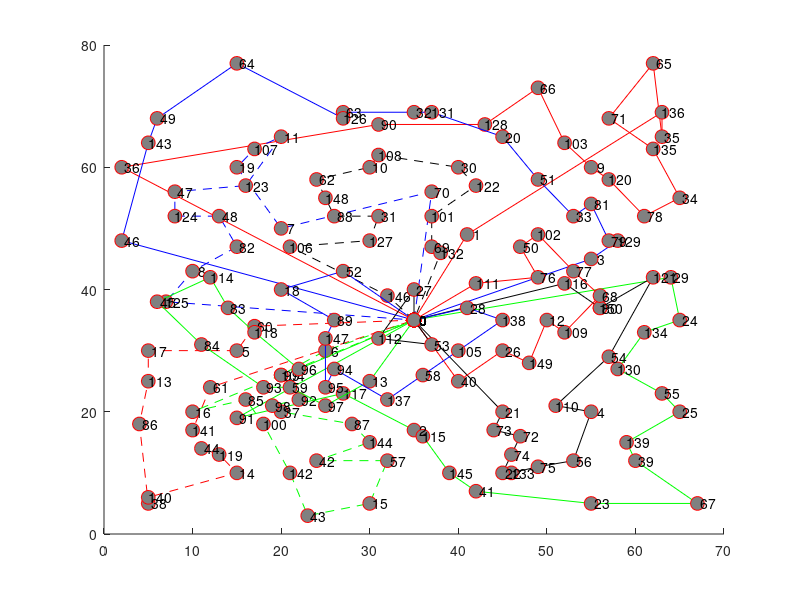

This chart was generated by the following MATLAB code: (Note: this script raises an error after producing the figure.)
hold on;
plot([ 35; 41; 63; 63; 62; 57; 62; 65; 61; 57; 55; 52; 49; 43; 31;  2; 35], [ 35; 49; 69; 65; 77; 68; 63; 55; 52; 58; 60; 64; 73; 67; 67; 60; 35], '-ro', 'MarkerSize', 10, 'MarkerEdgeColor', 'r', 'MarkerFaceColor', [0.5,0.5,0.5]);
text([ 35; 41; 63; 63; 62; 57; 62; 65; 61; 57; 55; 52; 49; 43; 31;  2; 35], [ 35; 49; 69; 65; 77; 68; 63; 55; 52; 58; 60; 64; 73; 67; 67; 60; 35], num2str([   0;   1; 136;  35;  65;  71; 135;  34;  78; 120;   9; 103;  66; 128;  90;  36;   0]));
plot([ 35; 15; 27; 35; 36; 39; 42; 55; 67; 60; 59; 65; 63; 58; 61; 65; 64; 35], [ 35; 19; 23; 17; 16; 10;  7;  5;  5; 12; 15; 20; 23; 27; 33; 35; 42; 35], '-go', 'MarkerSize', 10, 'MarkerEdgeColor', 'r', 'MarkerFaceColor', [0.5,0.5,0.5]);
text([ 35; 15; 27; 35; 36; 39; 42; 55; 67; 60; 59; 65; 63; 58; 61; 65; 64; 35], [ 35; 19; 23; 17; 16; 10;  7;  5;  5; 12; 15; 20; 23; 27; 33; 35; 42; 35], num2str([   0;  91; 117;   2; 115; 145;  41;  23;  67;  39; 139;  25;  55; 130; 134;  24;  29;   0]));
plot([ 35; 55; 58; 57; 55; 53; 49; 45; 37; 35; 27; 27; 15;  6;  5;  2; 35], [ 35; 45; 48; 48; 54; 52; 58; 65; 69; 69; 69; 68; 77; 68; 64; 48; 35], '-bo', 'MarkerSize', 10, 'MarkerEdgeColor', 'r', 'MarkerFaceColor', [0.5,0.5,0.5]);
text([ 35; 55; 58; 57; 55; 53; 49; 45; 37; 35; 27; 27; 15;  6;  5;  2; 35], [ 35; 45; 48; 48; 54; 52; 58; 65; 69; 69; 69; 68; 77; 68; 64; 48; 35], num2str([   0;   3; 129;  79;  81;  33;  51;  20; 131;  32;  63; 126;  64;  49; 143;  46;   0]));
plot([ 35; 52; 56; 56; 62; 57; 51; 55; 53; 49; 46; 45; 46; 47; 44; 45; 35], [ 35; 41; 37; 37; 42; 29; 21; 20; 12; 11; 10; 10; 13; 16; 17; 20; 35], '-ko', 'MarkerSize', 10, 'MarkerEdgeColor', 'r', 'MarkerFaceColor', [0.5,0.5,0.5]);
text([ 35; 52; 56; 56; 62; 57; 51; 55; 53; 49; 46; 45; 46; 47; 44; 45; 35], [ 35; 41; 37; 37; 42; 29; 21; 20; 12; 11; 10; 10; 13; 16; 17; 20; 35], num2str([   0; 116; 150;  80; 121;  54; 110;   4;  56;  75; 133;  22;  74;  72;  73;  21;   0]));
plot([ 35; 17; 15;  5;  5;  4;  5;  5; 15; 13; 11; 10; 12; 35], [ 35; 34; 30; 30; 25; 18;  5;  6; 10; 13; 14; 17; 24; 35], '--ro', 'MarkerSize', 10, 'MarkerEdgeColor', 'r', 'MarkerFaceColor', [0.5,0.5,0.5]);
text([ 35; 17; 15;  5;  5;  4;  5;  5; 15; 13; 11; 10; 12; 35], [ 35; 34; 30; 30; 25; 18;  5;  6; 10; 13; 14; 17; 24; 35], num2str([   0;  60;   5;  17; 113;  86;  38; 140;  14; 119;  44; 141;  61;   0]));
plot([ 35; 25; 20; 10; 16; 18; 21; 23; 30; 32; 24; 30; 28; 20; 19; 22; 20; 35], [ 35; 30; 26; 20; 22; 18; 10;  3;  5; 12; 12; 15; 18; 20; 21; 22; 26; 35], '--go', 'MarkerSize', 10, 'MarkerEdgeColor', 'r', 'MarkerFaceColor', [0.5,0.5,0.5]);
text([ 35; 25; 20; 10; 16; 18; 21; 23; 30; 32; 24; 30; 28; 20; 19; 22; 20; 35], [ 35; 30; 26; 20; 22; 18; 10;  3;  5; 12; 12; 15; 18; 20; 21; 22; 26; 35], num2str([   0;   6; 104;  16;  85; 100; 142;  43;  15;  57;  42; 144;  87;  37;  98;  92;  99;   0]));
plot([ 35; 37; 20; 15; 17; 20; 16;  8;  8; 13; 15; 10;  7; 35], [ 35; 56; 50; 60; 63; 65; 57; 56; 52; 52; 47; 43; 38; 35], '--bo', 'MarkerSize', 10, 'MarkerEdgeColor', 'r', 'MarkerFaceColor', [0.5,0.5,0.5]);
text([ 35; 37; 20; 15; 17; 20; 16;  8;  8; 13; 15; 10;  7; 35], [ 35; 56; 50; 60; 63; 65; 57; 56; 52; 52; 47; 43; 38; 35], num2str([   0;  70;   7;  19; 107;  11; 123;  47; 124;  48;  82;   8; 125;   0]));
plot([ 35; 32; 21; 30; 31; 26; 25; 24; 30; 31; 40; 42; 37; 37; 38; 35], [ 35; 39; 47; 48; 52; 52; 55; 58; 60; 62; 60; 57; 52; 47; 46; 35], '--ko', 'MarkerSize', 10, 'MarkerEdgeColor', 'r', 'MarkerFaceColor', [0.5,0.5,0.5]);
text([ 35; 32; 21; 30; 31; 26; 25; 24; 30; 31; 40; 42; 37; 37; 38; 35], [ 35; 39; 47; 48; 52; 52; 55; 58; 60; 62; 60; 57; 52; 47; 46; 35], num2str([   0; 146; 106; 127;  31;  88; 148;  62;  10; 108;  30; 122; 101;  69; 132;   0]));
plot([ 35; 40; 45; 48; 50; 52; 56; 53; 49; 47; 49; 42; 35], [ 35; 25; 30; 28; 35; 33; 39; 43; 49; 47; 42; 41; 35], '-ro', 'MarkerSize', 10, 'MarkerEdgeColor', 'r', 'MarkerFaceColor', [0.5,0.5,0.5]);
text([ 35; 40; 45; 48; 50; 52; 56; 53; 49; 47; 49; 42; 35], [ 35; 25; 30; 28; 35; 33; 39; 43; 49; 47; 42; 41; 35], num2str([   0;  40;  26; 149;  12; 109;  68;  77; 102;  50;  76; 111;   0]));
plot([ 35; 30; 25; 21; 18; 11;  6; 12; 14; 17; 22; 35], [ 35; 25; 21; 24; 24; 31; 38; 42; 37; 33; 27; 35], '-go', 'MarkerSize', 10, 'MarkerEdgeColor', 'r', 'MarkerFaceColor', [0.5,0.5,0.5]);
text([ 35; 30; 25; 21; 18; 11;  6; 12; 14; 17; 22; 35], [ 35; 25; 21; 24; 24; 31; 38; 42; 37; 33; 27; 35], num2str([   0;  13;  97;  59;  93;  84;  45; 114;  83; 118;  96;   0]));
plot([ 35; 41; 45; 40; 36; 32; 26; 25; 25; 26; 20; 27; 35], [ 35; 37; 35; 30; 26; 22; 27; 24; 32; 35; 40; 43; 35], '-bo', 'MarkerSize', 10, 'MarkerEdgeColor', 'r', 'MarkerFaceColor', [0.5,0.5,0.5]);
text([ 35; 41; 45; 40; 36; 32; 26; 25; 25; 26; 20; 27; 35], [ 35; 37; 35; 30; 26; 22; 27; 24; 32; 35; 40; 43; 35], num2str([   0;  28; 138; 105;  58; 137;  94;  95; 147;  89;  18;  52;   0]));
plot([ 35; 35; 31; 37; 35], [ 35; 40; 32; 31; 35], '-ko', 'MarkerSize', 10, 'MarkerEdgeColor', 'r', 'MarkerFaceColor', [0.5,0.5,0.5]);
text([ 35; 35; 31; 37; 35], [ 35; 40; 32; 31; 35], num2str([   0;  27; 112;  53;   0]));
legend('Route 1','Route 2','Route 3','Route 4','Route 5','Route 6','Route 7','Route 8','Route 9','Route 10','Route 11','Route 12',0);
xlabel('x');
ylabel('y');
